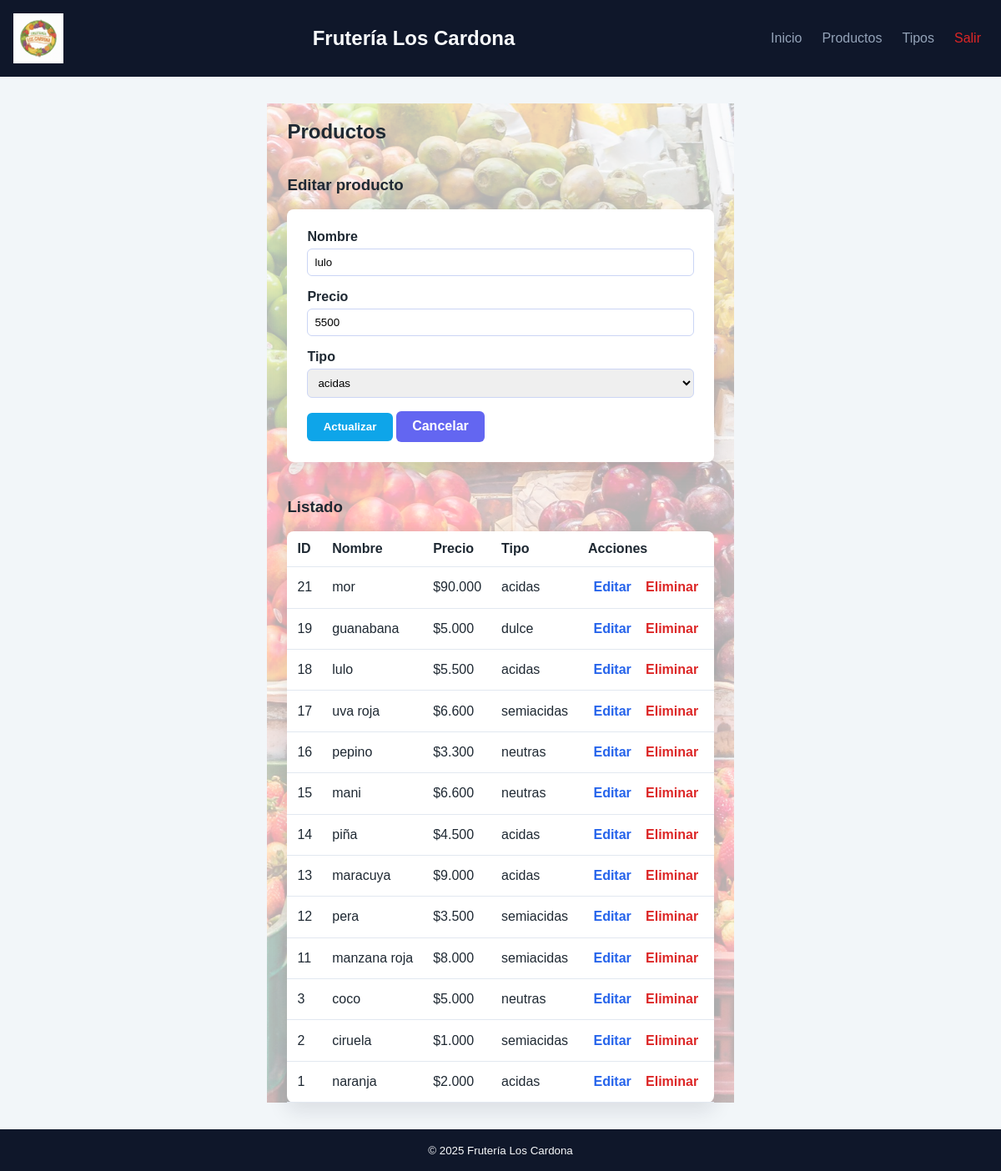
The app's page /productos.php?edit=18 (signed in) with its own data.
### tables this page shows
CREATE TABLE `productos` (
  `id_producto` bigint(20) NOT NULL,
  `nom_prod` varchar(20) NOT NULL,
  `precio` int(11) NOT NULL,
  `fk_tprod` int(11) NOT NULL
);

CREATE TABLE `tipo_prod` (
  `id_tipo_prod` int(11) NOT NULL,
  `nom_tprod` varchar(25) NOT NULL
);

### productos.php (the view, shortened to what this page needs)
<?php
$pdo = db();
$editar = null;
if (isset($_GET['edit'])) {
    $id = filter_input(INPUT_GET, 'edit', FILTER_VALIDATE_INT);
    if ($id !== false && $id !== null) {
        $stmt = $pdo->prepare('SELECT * FROM productos WHERE id_producto = ?');
        $stmt->execute([$id]);
        $editar = $stmt->fetch(PDO::FETCH_ASSOC);
    }
}
$productos = $pdo->query('SELECT p.*, t.nom_tprod FROM productos p INNER JOIN tipo_prod t ON p.fk_tprod = t.id_tipo_prod ORDER BY p.id_producto DESC')->fetchAll();
$tipos = $pdo->query('SELECT * FROM tipo_prod ORDER BY nom_tprod')->fetchAll();
require __DIR__ . '/includes/header.php';
?>
<section>
    <h2>Productos</h2>
    <div class="grid-2">
        <article>
            <h3><?php echo $editar ? 'Editar producto' : 'Nuevo producto'; ?></h3>
            <form method="post" class="form">
                <label>
                    Nombre
                    <input type="text" name="nom_prod" maxlength="20" value="<?php echo htmlspecialchars($editar['nom_prod'] ?? ''); ?>" required>
                </label>
                <label>
                    Precio
                    <input type="number" name="precio" min="1" value="<?php echo isset($editar['precio']) ? (int)$editar['precio'] : ''; ?>" required>
                </label>
                <label>
                    Tipo
                    <select name="fk_tprod" required>
                        <?php foreach ($tipos as $tipo): ?>
                            <option value="<?php echo (int)$tipo['id_tipo_prod']; ?>" <?php echo (!empty($editar) && !empty($editar['fk_tprod']) && (int)$editar['fk_tprod'] === (int)$tipo['id_tipo_prod']) ? 'selected' : ''; ?>>
                                <?php echo htmlspecialchars($tipo['nom_tprod']); ?>
                            </option>
                        <?php endforeach; ?>
                    </select>
                </label>
                <button type="submit" class="btn btn-primary"><?php echo $editar ? 'Actualizar' : 'Crear'; ?></button>
                <?php if ($editar): ?>
                    <a class="btn btn-secondary" href="productos.php">Cancelar</a>
                <?php endif; ?>
            </form>
        </article>
        <article>
            <h3>Listado</h3>
            <table>
                <thead>
                <tr>
                    <th>ID</th>
                    <th>Nombre</th>
                    <th>Precio</th>
                    <th>Tipo</th>
                    <th>Acciones</th>
                </tr>
                </thead>
                <tbody>
                <?php foreach ($productos as $prod): ?>
                    <tr>
                        <td><?php echo (int)$prod['id_producto']; ?></td>
                        <td><?php echo htmlspecialchars($prod['nom_prod']); ?></td>
                        <td>$<?php echo number_format((int)$prod['precio'], 0, ',', '.'); ?></td>
                        <td><?php echo htmlspecialchars($prod['nom_tprod']); ?></td>
                        <td>
                            <a class="btn btn-link" href="productos.php?edit=<?php echo (int)$prod['id_producto']; ?>">Editar</a>
                            <a class="btn btn-link link-danger" href="productos.php?delete=<?php echo (int)$prod['id_producto']; ?>" onclick="return confirm('¿Eliminar este producto?');">Eliminar</a>
                        </td>
                    </tr>
                <?php endforeach; ?>
                </tbody>
            </table>
        </article>
    </div>
</section>
<?php require __DIR__ . '/includes/footer.php'; ?>

### assets/css/styles.css (style rules this page uses)
* { box-sizing: border-box; }
body { margin: 0; font-family: Arial, sans-serif; background: #f2f6f9; color: #1f2933; }
a { color: #0a7cff; text-decoration: none; }
.auth-card, .card, .form, table { background: #fff; border-radius: 8px; padding: 1.5rem; box-shadow: 0 10px 25px rgba(15, 23, 42, 0.1); }
.form label { display: block; margin-bottom: 1rem; font-weight: 600; }
.form input, .form select { width: 100%; padding: 0.5rem; margin-top: 0.3rem; border: 1px solid #cbd5f5; border-radius: 6px; }
.btn { display: inline-block; padding: 0.6rem 1.2rem; border-radius: 6px; border: none; cursor: pointer; font-weight: bold; text-align: center; }
.btn-primary { background: #0ea5e9; color: #fff; }
.btn-secondary { background: #6366f1; color: #fff; }
.btn-link { background: transparent; color: #2563eb; padding: 0.2rem 0.4rem; }
.link-danger { color: #dc2626 !important; }
.grid-2 { display: grid; grid-template-columns: repeat(auto-fit, minmax(280px, 1fr)); gap: 1.5rem; align-items: start; }
table { width: 100%; border-collapse: collapse; margin-top: 1rem; }
th, td { text-align: left; padding: 0.75rem; border-bottom: 1px solid #e2e8f0; }
html, body { height: 100%; margin: 0; }
body { display: flex; flex-direction: column; }
main.container > * { position: relative; z-index: 1; }

### records on screen
productos: nom_prod "lulo", precio "5500", fk_tprod "acidas", id_producto "18", precio "5.500", fk_tprod.nom_tprod "acidas"
productos: id_producto "21", nom_prod "mor", precio "90.000", fk_tprod.nom_tprod "acidas"
productos: id_producto "19", nom_prod "guanabana", precio "5.000", fk_tprod.nom_tprod "dulce"
productos: id_producto "17", nom_prod "uva roja", precio "6.600", fk_tprod.nom_tprod "semiacidas"
productos: id_producto "16", nom_prod "pepino", precio "3.300", fk_tprod.nom_tprod "neutras"
productos: id_producto "15", nom_prod "mani", precio "6.600", fk_tprod.nom_tprod "neutras"
productos: id_producto "14", nom_prod "piña", precio "4.500", fk_tprod.nom_tprod "acidas"
productos: id_producto "13", nom_prod "maracuya", precio "9.000", fk_tprod.nom_tprod "acidas"
productos: id_producto "12", nom_prod "pera", precio "3.500", fk_tprod.nom_tprod "semiacidas"
productos: id_producto "11", nom_prod "manzana roja", precio "8.000", fk_tprod.nom_tprod "semiacidas"
productos: id_producto "3", nom_prod "coco", precio "5.000", fk_tprod.nom_tprod "neutras"
productos: id_producto "2", nom_prod "ciruela", precio "1.000", fk_tprod.nom_tprod "semiacidas"
productos: id_producto "1", nom_prod "naranja", precio "2.000", fk_tprod.nom_tprod "acidas"
